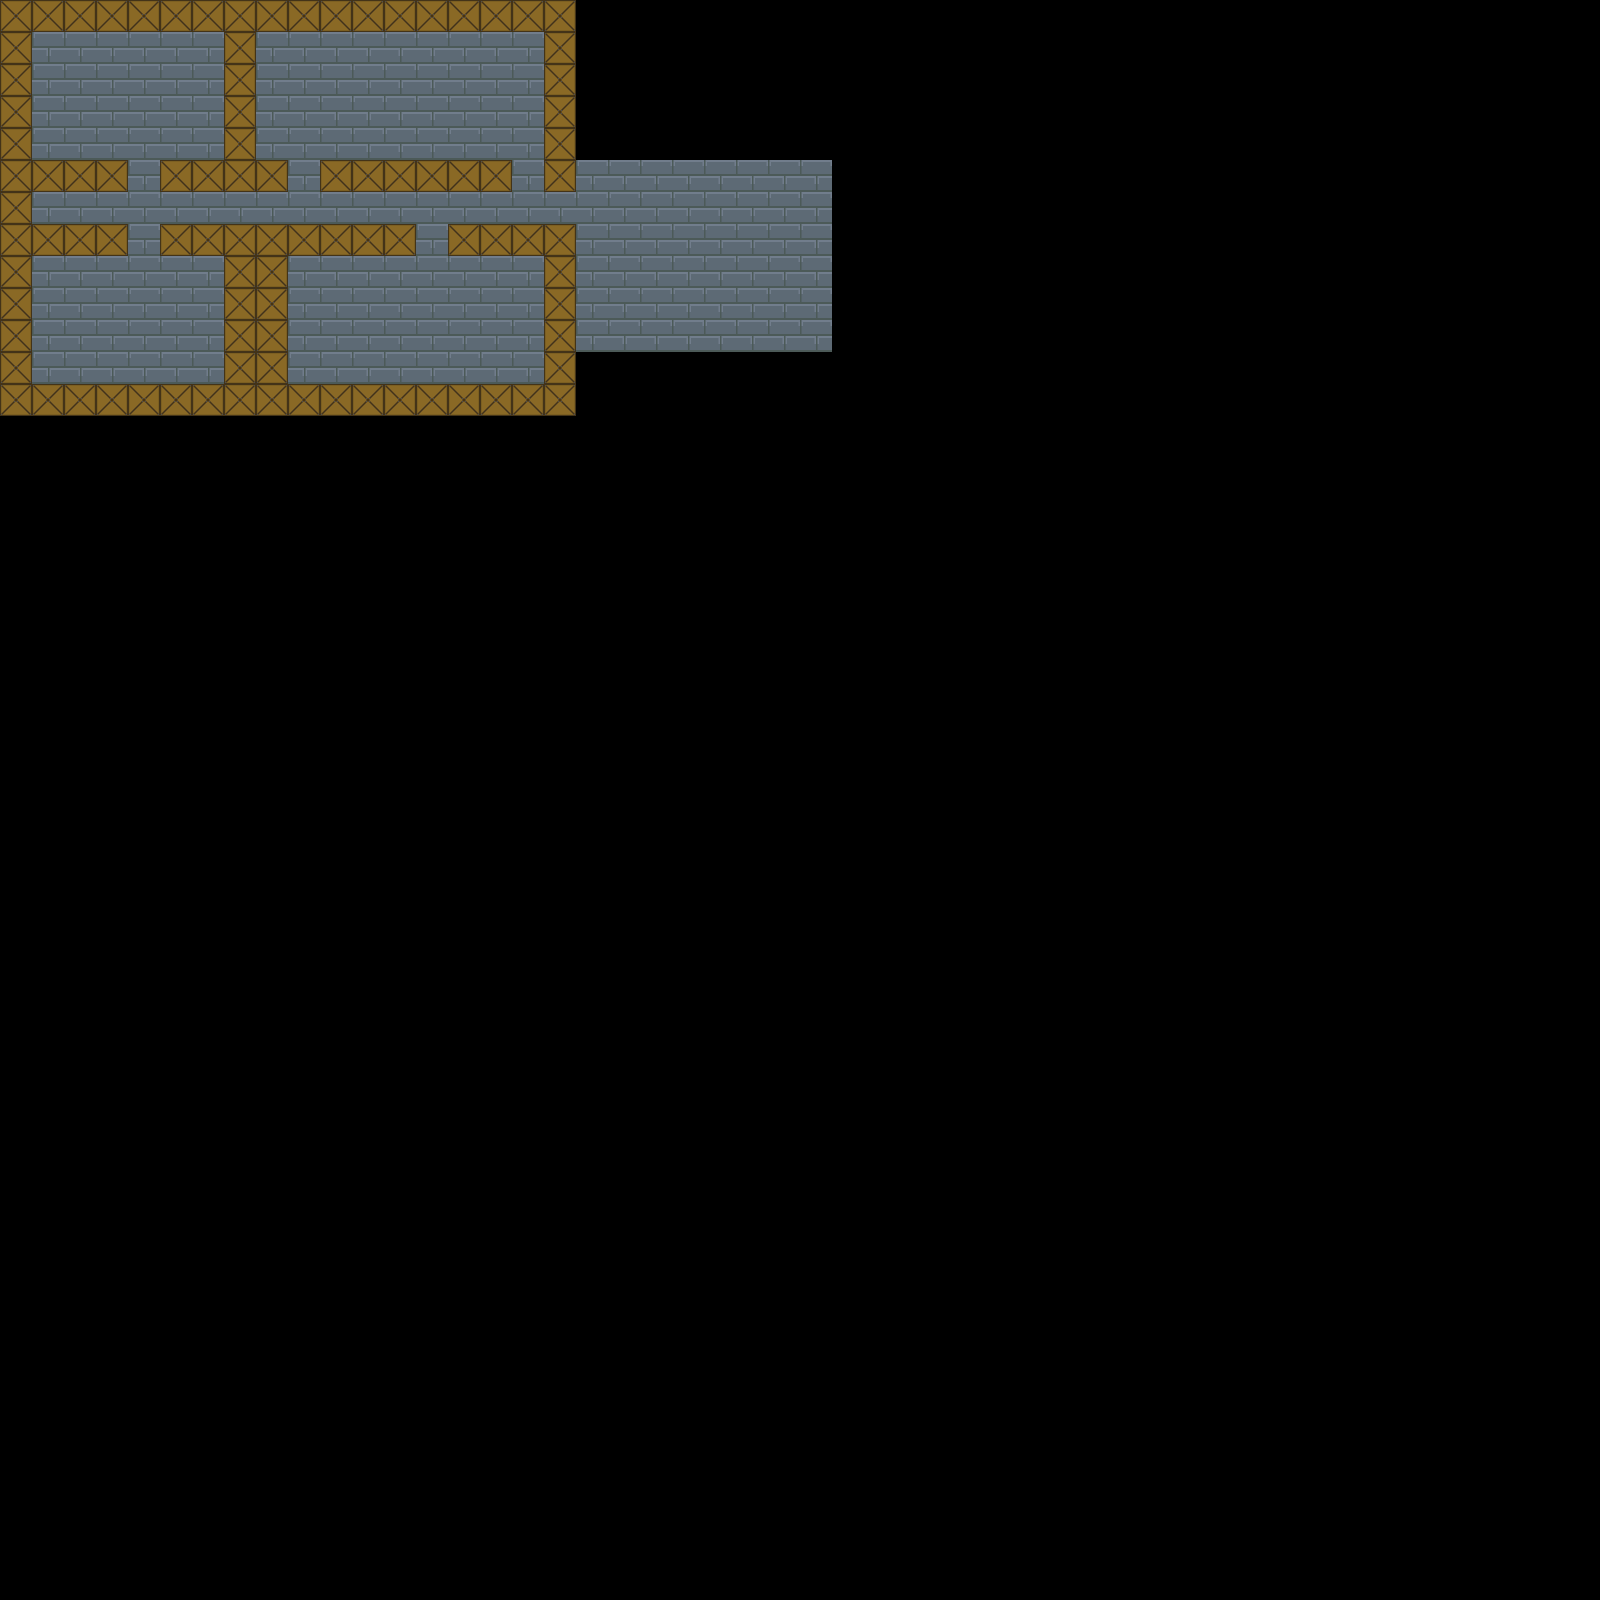

Below is a game level as drawn by its tile map, then a one-line description and the .tmx that defines it (tile-layer data replaced by summaries):
An orthogonal 50x50 tile map with 32x32 px tiles, 3 tile layers (Background, Objects, Colliding).

<map version="1.0" orientation="orthogonal" renderorder="left-up" width="50" height="50" tilewidth="32" tileheight="32" nextobjectid="1">
 <tileset firstgid="1" name="tileset" tilewidth="32" tileheight="32" tilecount="72" columns="6">
  <image source="../images/tileset.png" width="192" height="384" />
 </tileset>
 <layer name="Background" width="50" height="50">
  <properties>
   <property name="tileset" value="tileset" />
  </properties>
  <data>[2500 cells, 186 non-empty, 1 distinct tile ids]</data>
 </layer>
 <layer name="Objects" width="50" height="50">
  <data>[2500 cells, 0 non-empty, 0 distinct tile ids]</data>
 </layer>
 <layer name="Colliding" width="50" height="50">
  <properties>
   <property name="tileset" value="tileset" />
  </properties>
  <data>[2500 cells, 96 non-empty, 1 distinct tile ids]</data>
 </layer>
</map>
